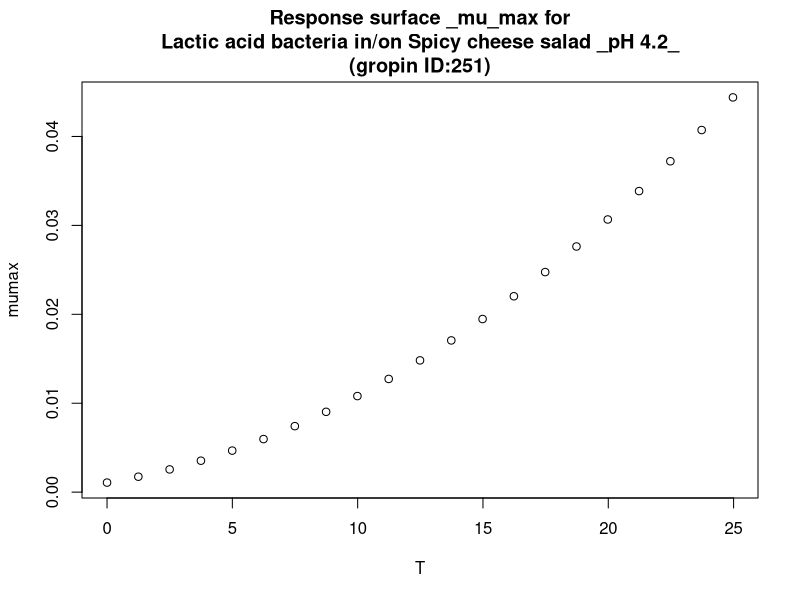

The R source for this figure:
#############################
# start of Parameter script
#############################
T <- seq(0,24.975024975025,length.out=21)
#############################
# end of Parameter script
#############################
############################# 
# start of Model script Gropin ID 251 
#############################
 
# constant coefficients for this model
a <- 0.023
Tmin <- -4.6
 
variables <- data.frame(T)
argumentsPar <- unique.data.frame(expand.grid(variables))
 
# heart of the model
response_surface <- function(T) {
   mumax <-2.302585*(a*(T-Tmin))^2/24

	return(mumax=mumax)
} 

# output parameters
responseSurface <- cbind(argumentsPar,response_surface(argumentsPar['T']))
colnames(responseSurface) <- c(colnames(argumentsPar),'mumax')
#############################
# End of Model script
#############################
############################# 
# start of Visualisation script Gropin ID 251 
#############################
titleText <-'Response surface _mu_max for
Lactic acid bacteria in/on Spicy cheese salad _pH 4.2_
(gropin ID:251)'
plot(T,responseSurface$'mumax',xlab='T',
                          ylab='mumax',main=titleText)
#############################
# End of Visualisation script
#############################
